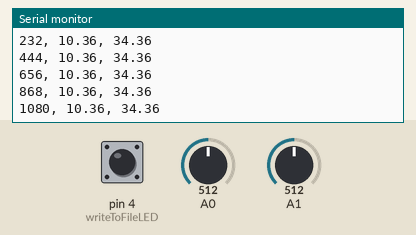
A sketch run on a simulated Arduino Uno, built with avr-gcc and run on an emulated ATmega328P. Shown: the last lines printed to the serial monitor. Inputs (shaded band) come from the test bench; at power-on: A0 = 512, A1 = 512, pin 4 (writeToFileLED) HIGH. Storage starts empty.

Above: at 1.2 s.
1.3 s: A0 set to 716
At 1.47 s:
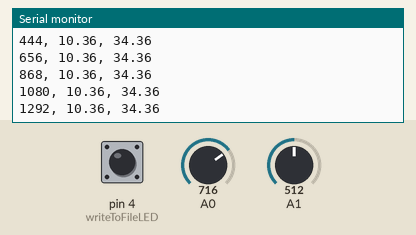
2.8 s: A1 set to 716
At 2.95 s:
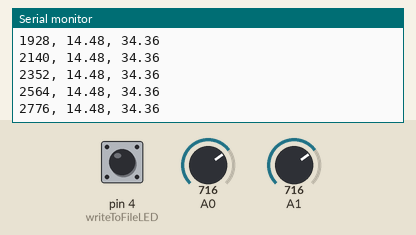
4.3 s: A0 set to 900
At 4.43 s:
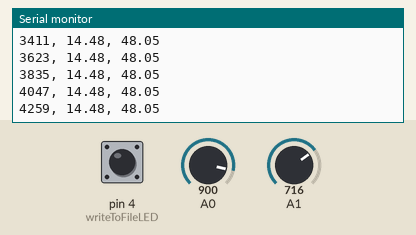
5.8 s: A1 set to 900
At 5.92 s:
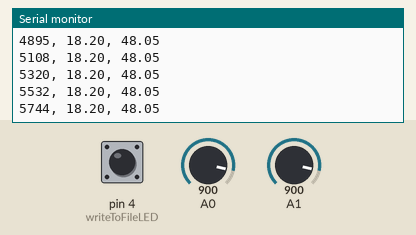
Timing chart, 0 to 8.3 s (numbered marks = the images above; inputs shaded):
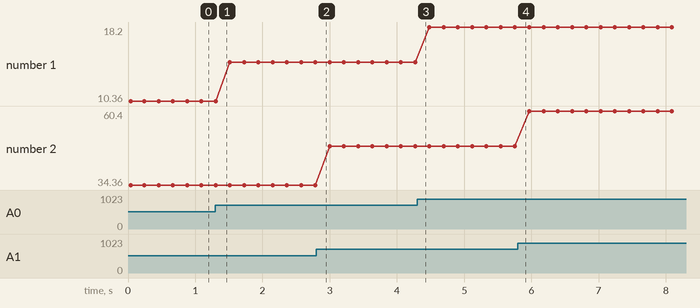

The sketch:

dataloggerSDcard.ino
```cpp
/*
AttoPilot Current and Voltage Sensing Demo
N.Poole, Sparkfun Electronics, 2011

"I don't care what you do with it, and neither does the script." (apathyware)

Physical Connections:
-------------------------
Arduino  | Peripherals
-------- | --------------
Pin 3  --- SerLCD "RX"
Pin A0 --- AttoPilot "V"
Pin A1 --- AttoPilot "I"
GND ------ AttoPilot "GND"
GND ------ SerLCD "GND"
5V ------- SerLCD "VCC"

This demo will read the Voltage and Current from the "AttoPilot Voltage and Current Sense Board,"
convert the raw ADC data to Volts and Amps and display them as floating point numbers on the
Serial Enabled LCD. (If you would like to do without the Serial LCD, I have included commented code
for reading the results through the Serial Terminal.)

*/
#include <SPI.h>
#include <SD.h>

const int chipSelect = 10;
const int errorSDCardLED = 6;
const int powerLED = 5;
const int writeToFileLED = 4;
const int errorDataFileLED = 7;

int VRaw; //This will store our raw ADC data
int IRaw;
float VFinal; //This will store the converted data
float IFinal;

void setup() {

digitalWrite(errorDataFileLED, LOW);
digitalWrite(powerLED, HIGH);  // power LED
digitalWrite(writeToFileLED, LOW);
digitalWrite(errorSDCardLED, LOW);

Serial.begin(9600);
Serial.print("Initializing SD card...");

  // see if the card is present and can be initialized:
  if (!SD.begin(chipSelect)) {
    Serial.println("Card failed, or not present");
    digitalWrite(errorSDCardLED, HIGH);  //red light comes on if no card.
    // don't do anything more:
    return;
  }
  Serial.println("card initialized.");

}


void loop() {

  String dataString = "";

  //Measurement
  VRaw = analogRead(A0);
  IRaw = analogRead(A1);


  //Conversion
  VFinal = VRaw/49.44; //45 Amp board
  //VFinal = VRaw/12.99; //90 Amp board
  //VFinal = VRaw/12.99; //180 Amp board

  IFinal = IRaw/14.9; //45 Amp board
  //IFinal = IRaw/7.4; //90 Amp board
  //IFinal = IRaw/3.7; //180 Amp board

  dataString = String(millis());
  dataString += ", ";
  dataString += String(VFinal);
  dataString += ", ";
  dataString += String(IFinal);

  File dataFile = SD.open("datalog.txt", FILE_WRITE);

  // if the file is available, write to it:
  if (dataFile) {
    dataFile.println(dataString);
    dataFile.close();
    // print to the serial port too:
    Serial.println(dataString);
    toggle(writeToFileLED);
  }
  // if the file isn't open, pop up an error:
  else {
    Serial.println("error opening datalog.txt");
    digitalWrite(errorDataFileLED, HIGH);

  }
  delay(200);


}

void toggle(int pin)
{
  digitalWrite(pin, !digitalRead(pin));
}
```

Measured:
- plotted number 1: 10.36 → 14.48 after the input at 1.3 s, 14.48 → 18.2 after the input at 4.3 s
- plotted number 2: 34.36 → 48.05 after the input at 2.8 s, 48.05 → 60.4 after the input at 5.8 s
